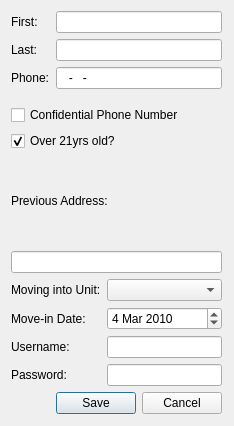
<ui version="4.0" >
 <class>CreateUser</class>
 <widget class="QWidget" name="CreateUser" >
  <property name="geometry" >
   <rect>
    <x>0</x>
    <y>0</y>
    <width>234</width>
    <height>426</height>
   </rect>
  </property>
  <property name="sizePolicy" >
   <sizepolicy vsizetype="Preferred" hsizetype="Preferred" >
    <horstretch>0</horstretch>
    <verstretch>0</verstretch>
   </sizepolicy>
  </property>
  <property name="windowTitle" >
   <string>New Member</string>
  </property>
  <widget class="QWidget" name="layoutWidget" >
   <property name="geometry" >
    <rect>
     <x>11</x>
     <y>11</y>
     <width>211</width>
     <height>403</height>
    </rect>
   </property>
   <layout class="QVBoxLayout" name="verticalLayout_2" >
    <item>
     <layout class="QFormLayout" name="formLayout" >
      <property name="fieldGrowthPolicy" >
       <enum>QFormLayout::AllNonFixedFieldsGrow</enum>
      </property>
      <item row="0" column="0" >
       <widget class="QLabel" name="label" >
        <property name="text" >
         <string>First:</string>
        </property>
       </widget>
      </item>
      <item row="0" column="1" >
       <widget class="QLineEdit" name="firstName" >
        <property name="text" >
         <string/>
        </property>
       </widget>
      </item>
      <item row="1" column="0" >
       <widget class="QLabel" name="label_2" >
        <property name="text" >
         <string>Last:</string>
        </property>
       </widget>
      </item>
      <item row="1" column="1" >
       <widget class="QLineEdit" name="lastName" />
      </item>
      <item row="2" column="0" >
       <widget class="QLabel" name="label_6" >
        <property name="text" >
         <string>Phone:</string>
        </property>
       </widget>
      </item>
      <item row="2" column="1" >
       <widget class="QLineEdit" name="telephone" >
        <property name="inputMask" >
         <string>999-999-9999; </string>
        </property>
        <property name="maxLength" >
         <number>12</number>
        </property>
       </widget>
      </item>
     </layout>
    </item>
    <item>
     <layout class="QVBoxLayout" name="verticalLayout" >
      <item>
       <widget class="QCheckBox" name="privateTele" >
        <property name="text" >
         <string>Confidential Phone Number</string>
        </property>
       </widget>
      </item>
      <item>
       <widget class="QCheckBox" name="over21" >
        <property name="text" >
         <string>Over 21yrs old?</string>
        </property>
        <property name="checked" >
         <bool>true</bool>
        </property>
       </widget>
      </item>
     </layout>
    </item>
    <item>
     <widget class="QLabel" name="label_4" >
      <property name="text" >
       <string>Previous Address:</string>
      </property>
     </widget>
    </item>
    <item>
     <widget class="QLineEdit" name="pastAddress" />
    </item>
    <item>
     <layout class="QFormLayout" name="formLayout_2" >
      <item row="0" column="0" >
       <widget class="QLabel" name="label_5" >
        <property name="text" >
         <string>Moving into Unit:</string>
        </property>
       </widget>
      </item>
      <item row="1" column="0" >
       <widget class="QLabel" name="label_7" >
        <property name="text" >
         <string>Move-in Date:</string>
        </property>
       </widget>
      </item>
      <item row="1" column="1" >
       <widget class="QDateEdit" name="moveInDate" >
        <property name="buttonSymbols" >
         <enum>QAbstractSpinBox::UpDownArrows</enum>
        </property>
        <property name="date" >
         <date>
          <year>2010</year>
          <month>3</month>
          <day>4</day>
         </date>
        </property>
       </widget>
      </item>
      <item row="2" column="0" >
       <widget class="QLabel" name="label_8" >
        <property name="text" >
         <string>Username:</string>
        </property>
       </widget>
      </item>
      <item row="3" column="0" >
       <widget class="QLabel" name="label_9" >
        <property name="text" >
         <string>Password:</string>
        </property>
       </widget>
      </item>
      <item row="3" column="1" >
       <widget class="QLineEdit" name="password" />
      </item>
      <item row="2" column="1" >
       <widget class="QLineEdit" name="userName" />
      </item>
      <item row="0" column="1" >
       <widget class="QComboBox" name="unitNumberBox" >
        <property name="currentIndex" >
         <number>-1</number>
        </property>
        <property name="maxVisibleItems" >
         <number>20</number>
        </property>
       </widget>
      </item>
     </layout>
    </item>
    <item>
     <widget class="QDialogButtonBox" name="saveCancel" >
      <property name="standardButtons" >
       <set>QDialogButtonBox::Cancel|QDialogButtonBox::Save</set>
      </property>
     </widget>
    </item>
   </layout>
  </widget>
 </widget>
 <resources/>
 <connections/>
</ui>
